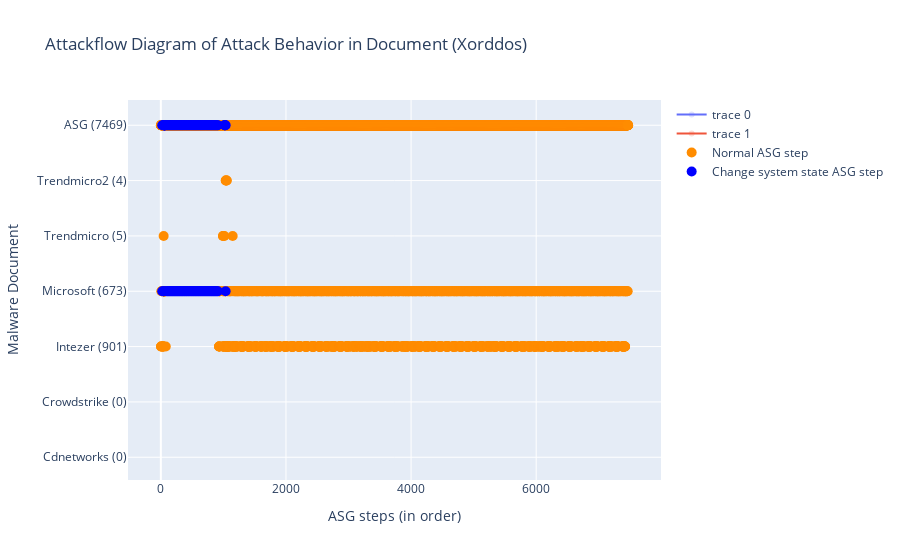

Write notebook code for a chart like this one.
### Markdown cell above
### Run Script: draw Lifecycle diagram
- 兩個 traces (legend) 一般的 OP 和 ChangeSys OP。分兩個顏色，不重疊。
- x: [a,a,a,a,b,b,b,c,c,c] 不同 report 的 step 可以放同一個 list，因為屬於同個 trace。

### Code cell
# import plotly.express as px
import plotly
import plotly.graph_objects as go

def symmetric_difference(list1: list, list2: list) -> list:
    ''' return list1 - list2. '''
    s = set(list2)
    temp3 = [x for x in list1 if x not in s]
    return temp3

def draw_lifecycle(fset:FamilySet):
    familname = fset.familyname
    # reportnames = [rem.reportname for rem in fset.rem_lst if len(rem.match_regex)]

    fig = go.Figure()
    x, y = [], []
    x_sys, y_sys = [], []
    empty_columns = []

    for i, rem in enumerate(fset.rem_lst):
        numOfDot = len(rem.ASGstep_order_index)
        reportname = rem.reportname
        reportname = rem.reportname.split('.')[0]
        reportname = reportname.split('-')[1]
        if reportname == 'Ms':
            reportname = 'Microsoft'
        reportname += f' ({numOfDot})'
        if len(rem.ASGstep_order_index) == 0:
            empty_columns.append(reportname)
            continue
        x_sys.extend(rem.SysASGstep_order_index) # 改變系統設定檔的 OP (這個變數有問題!!!)
        y_sys.extend([reportname] * len(rem.SysASGstep_order_index))
        current_x_normal = symmetric_difference(rem.ASGstep_order_index, rem.SysASGstep_order_index) # 一般的/其餘的 OP
        # print(reportname, 'numOfDot', numOfDot, 'rem.ASGstep_order_index', rem.ASGstep_order_index)
        # print('x_normal', current_x_normal, 'x_sys', rem.SysASGstep_order_index)
        x.extend(current_x_normal)
        y.extend([reportname] * len(current_x_normal))
        pass
    # todo: add baseline's lifecycle
    num_allstep = len(set(fset.sample.step_list))
    rowname = f'ASG ({num_allstep})'
    current_x_system = fset.sample.ASGstep_sysOnly_ordered_index # fset.sample.OPset_sysOnly_ordered_index
    current_x_normal = symmetric_difference(list(range(num_allstep)), current_x_system) # all steps - sysobj steps
    # print(sorted(current_x_system)) # 只能放UPDATE的，OPEN/READ不能喔
    x_sys.extend(current_x_system)
    y_sys.extend([rowname] * len(current_x_system)) 
    x.extend(current_x_normal)
    y.extend([rowname] * len(current_x_normal))
    # print(rowname, len(fset.sample.OPset), len(current_x_system), len(current_x_normal))

    # for empty_columns when report has no OPs
    for empty_col in empty_columns:
        fig.add_trace(go.Scatter(x=[0,], y=[empty_col,], marker=dict(opacity=0)))
    
    # normal OPs
    x = [idx+1 for idx in x] # add 1 to each asg index
    fig.add_trace(go.Scatter(
        x=x,
        y=y,
        marker=dict(color="darkorange", size=10),
        mode="markers",
        name="Normal ASG step", # Normal Operation Pair
    ))

    # changeSysObj OPs
    x_sys = x = [idx+1 for idx in x_sys]
    fig.add_trace(go.Scatter(
        x=x_sys,
        y=y_sys,
        marker=dict(color="blue", size=10),
        mode="markers",
        name="Change system state ASG step", # Change SR Operation Pair
    ))

    fig.update_layout(title=f"Attackflow Diagram of Attack Behavior in Document ({familname})",
                    xaxis_title="ASG steps (in order)",
                    yaxis_title="Malware Document")
    fig.show()

    if not os.path.exists("imgs"):
        os.mkdir("imgs")
    # fig.write_image(f"./imgs/{familname}_lifecycle.png") # bug -> no responce
    # plotly.offline.plot(fig, filename=f"./imgs/{familname}_lifecycle.html", auto_open=False)
    pass

draw_lifecycle(fset)

### Figure 1 — Plotly figure (JSON) as saved in the notebook; plotly's stock layout.template omitted (floating-point values rounded to 4 significant figures; data arrays with more than 128 entries replaced by an {"elided": "..."} marker saying what was removed)
{"data": [{"marker": {"opacity": 0}, "type": "scatter", "x": [0], "y": ["Cdnetworks (0)"]}, {"marker": {"opacity": 0}, "type": "scatter", "x": [0], "y": ["Crowdstrike (0)"]}, {"marker": {"color": "darkorange", "size": 10}, "mode": "markers", "name": "Normal ASG step", "type": "scatter", "x": {"elided": "8911 int values"}, "y": {"elided": "8911 str values"}}, {"marker": {"color": "blue", "size": 10}, "mode": "markers", "name": "Change system state ASG step", "type": "scatter", "x": {"elided": "141 int values"}, "y": {"elided": "141 str values"}}], "layout": {"title": {"text": "Attackflow Diagram of Attack Behavior in Document (Xorddos)"}, "xaxis": {"title": {"text": "ASG steps (in order)"}}, "yaxis": {"title": {"text": "Malware Document"}}}}
